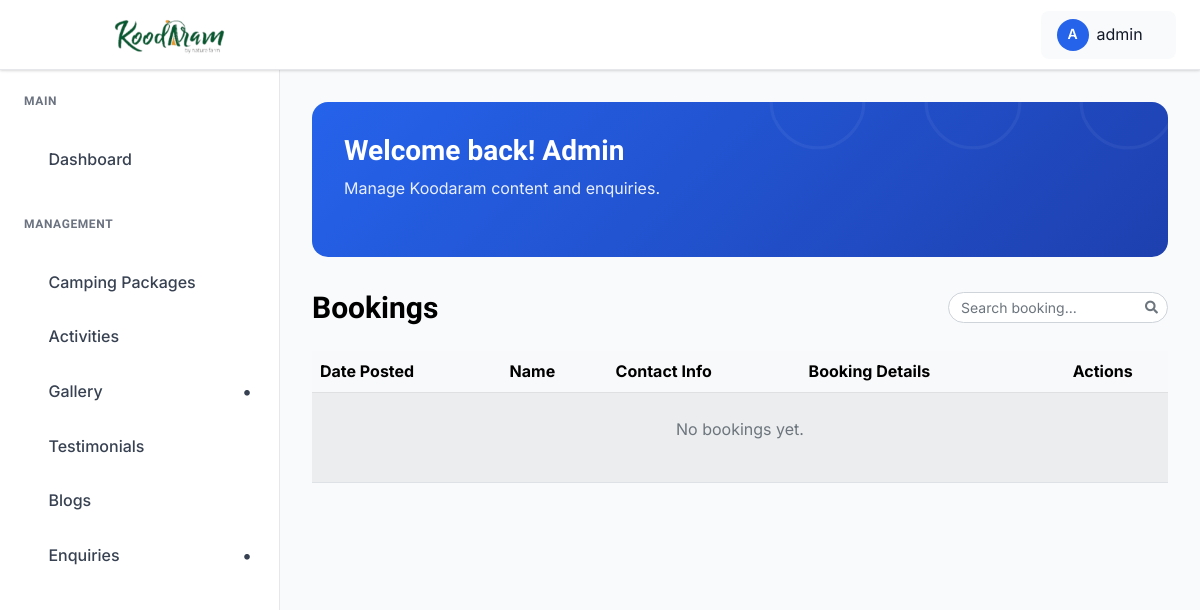
/dashboard/bookings/ (signed in), run on an earlier commit of the app's database.
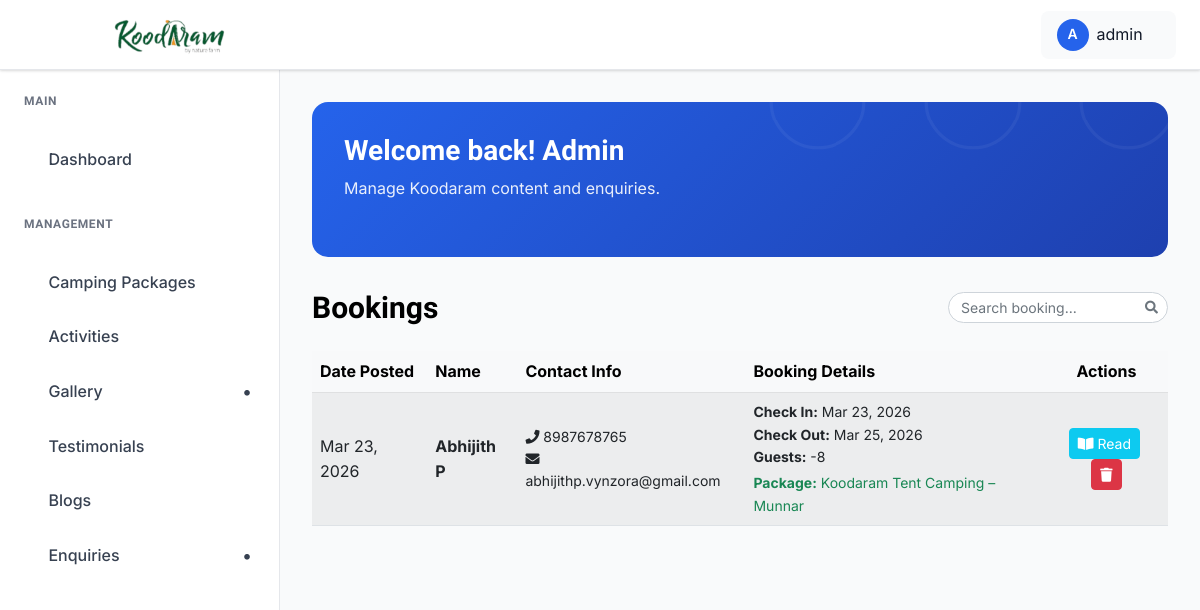
And on a later commit of the database.
### koodaram_app/models.py (models this page shows, shortened)
class Booking(models.Model):
    name = models.CharField(max_length=100)
    email = models.EmailField()
    phone = models.CharField(max_length=20)
    check_in = models.DateField()
    check_out = models.DateField()
    camping_package = models.ForeignKey(CampingPackage, on_delete=models.SET_NULL, null=True, blank=True)
    guests = models.IntegerField()
    message = models.TextField(blank=True)
    created_at = models.DateTimeField(auto_now_add=True)

class OptimizedImageModel(models.Model):
    image_fields = []
    class Meta:
        abstract = True

class CampingPackage(OptimizedImageModel):
    image_fields = ["main_image"]
    name = models.CharField(max_length=200)
    slug = models.SlugField(unique=True, blank=True)
    description = models.TextField()
    main_image = models.ImageField(upload_to="camping/")
    check_in = models.CharField(max_length=20)
    check_out = models.CharField(max_length=20)
    normal_price = models.DecimalField(max_digits=10, decimal_places=2)
    special_price = models.DecimalField(max_digits=10, decimal_places=2)
    extra_person_price = models.DecimalField(max_digits=10, decimal_places=2)
    package_items = models.TextField()
    facilities = models.TextField()
    created_at = models.DateTimeField(auto_now_add=True)
    class Meta:
        verbose_name_plural = "Camping Packages"

### koodaram_app/views.py (the view)
# urls.py: path("dashboard/bookings/", views.admin_view_bookings, name="admin_view_bookings"),
@login_required(login_url="admin_login")
def admin_view_bookings(request):
    bookings = Booking.objects.all().order_by("-created_at")
    paginator = Paginator(bookings, 10)
    page_number = request.GET.get("page")
    page_obj = paginator.get_page(page_number)
    return render(request, "admin_pages/view_bookings.html", {"bookings": page_obj})

### koodaram_app/context_processors.py (called while the page is built)
def _star_parts(rating: float) -> list[str]:
    rating = max(0.0, min(5.0, float(rating)))
    full = int(rating)
    remainder = rating - full
    half = 1 if remainder >= 0.25 and remainder < 0.75 else 0
    if remainder >= 0.75:
        full = min(5, full + 1)
    empty = max(0, 5 - full - half)
    return (["full"] * full) + (["half"] * half) + (["empty"] * empty)

def google_reviews(request) -> dict[str, Any]:
    rating = getattr(settings, "GOOGLE_REVIEW_RATING", 0.0)
    count = getattr(settings, "GOOGLE_REVIEW_COUNT", 0)
    url = getattr(settings, "GOOGLE_REVIEW_URL", "")
    return {
        "google_review_rating": rating,
        "google_review_count": count,
        "google_review_url": url,
        "google_review_stars": _star_parts(rating),
    }

### templates/admin_pages/view_bookings.html (shortened to what this page needs)
{% extends "admin_pages/base.html" %}
{% load static %}
{% block content %}
<div class="dashboard__form__wraper">
    <div class="create__course__title mb-4 d-flex flex-wrap justify-content-between align-items-center gap-2">
        <h4 class="mb-0">Bookings</h4>
        <div class="d-flex align-items-center gap-2 ms-auto">
            <div class="search-box">
                <input type="text" id="bookingSearchInput" class="form-control form-control-sm"
                    placeholder="Search booking...">
            </div>
        </div>
    </div>
    <div class="custom-table-container">
        <table class="table table-striped table-hover align-middle">
            <thead class="table-light">
                <tr>
                    <th scope="col">Date Posted</th>
                    <th scope="col">Name</th>
                    <th scope="col">Contact Info</th>
                    <th scope="col">Booking Details</th>
                    <th scope="col" class="text-center">Actions</th>
                </tr>
            </thead>
            <tbody>
                {% for booking in bookings %}
                <tr>
                    <td>{{ booking.created_at|date:"M d, Y" }}</td>
                    <td><strong>{{ booking.name }}</strong></td>
                    <td>
                        <div class="d-flex flex-column small">
                            <span><i class="fas fa-phone"></i> {{ booking.phone }}</span>
                            {% if booking.email %}<span><i class="fas fa-envelope"></i> {{ booking.email }}</span>{% endif %}
                        </div>
                    </td>
                    <td>
                        <div class="d-flex flex-column small">
                            <span><strong>Check In:</strong> {{ booking.check_in|date:"M d, Y" }}</span>
                            <span><strong>Check Out:</strong> {{ booking.check_out|date:"M d, Y" }}</span>
                            <span><strong>Guests:</strong> {{ booking.guests }}</span>
                            {% if booking.camping_package %}
                            <span class="text-success mt-1"><strong>Package:</strong> {{ booking.camping_package.name }}</span>
                            {% endif %}
                        </div>
                    </td>
                    <td class="text-center">
                        <button type="button" class="btn btn-sm btn-info me-1 text-white" data-bs-toggle="modal"
                            data-bs-target="#readBookingModal{{ booking.id }}">
                            <i class="fas fa-book-open"></i> Read
                        </button>
                        <button type="button" class="btn btn-sm btn-danger" data-bs-toggle="modal"
                            data-bs-target="#deleteBookingModal{{ booking.id }}">
                            <i class="fas fa-trash"></i>
                        </button>
                    </td>
                </tr>
                {% empty %}
                <tr>
                    <td colspan="5" class="text-center py-4">
                        <p class="text-muted">No bookings yet.</p>
                    </td>
                </tr>
                {% endfor %}
            </tbody>
        </table>
    </div>
</div>
{% endblock %}

What changed in the data, as far as the page shows it:
added Booking: created_at "Mar 23, 2026", name "Abhijith P", phone "8987678765", email "abhijithp.vynzora@gmail.com", check_in "Mar 23, 2026", check_out "Mar 25, 2026", guests "-8", camping_package.name "Koodaram Tent Camping – Munnar"
Also different on the page:
text no longer shown: "No bookings yet."
